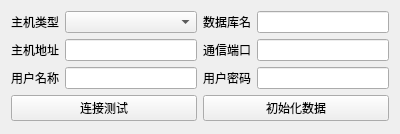
<?xml version="1.0" encoding="UTF-8"?>
<ui version="4.0">
 <class>frmConfigDb</class>
 <widget class="QWidget" name="frmConfigDb">
  <property name="geometry">
   <rect>
    <x>0</x>
    <y>0</y>
    <width>400</width>
    <height>134</height>
   </rect>
  </property>
  <property name="windowTitle">
   <string>Form</string>
  </property>
  <layout class="QGridLayout" name="gridLayout">
   <item row="0" column="0">
    <widget class="QLabel" name="labDbType">
     <property name="text">
      <string>主机类型</string>
     </property>
    </widget>
   </item>
   <item row="0" column="1">
    <widget class="QComboBox" name="cboxDbType"/>
   </item>
   <item row="0" column="2">
    <widget class="QLabel" name="labDbName">
     <property name="text">
      <string>数据库名</string>
     </property>
    </widget>
   </item>
   <item row="0" column="3">
    <widget class="QLineEdit" name="txtDbName"/>
   </item>
   <item row="1" column="0">
    <widget class="QLabel" name="labHostName">
     <property name="text">
      <string>主机地址</string>
     </property>
    </widget>
   </item>
   <item row="1" column="1">
    <widget class="QLineEdit" name="txtHostName"/>
   </item>
   <item row="1" column="2">
    <widget class="QLabel" name="labHostPort">
     <property name="text">
      <string>通信端口</string>
     </property>
    </widget>
   </item>
   <item row="1" column="3">
    <widget class="QLineEdit" name="txtHostPort"/>
   </item>
   <item row="2" column="0">
    <widget class="QLabel" name="labUserName">
     <property name="text">
      <string>用户名称</string>
     </property>
    </widget>
   </item>
   <item row="2" column="1">
    <widget class="QLineEdit" name="txtUserName"/>
   </item>
   <item row="2" column="2">
    <widget class="QLabel" name="labUserPwd">
     <property name="text">
      <string>用户密码</string>
     </property>
    </widget>
   </item>
   <item row="2" column="3">
    <widget class="QLineEdit" name="txtUserPwd">
     <property name="echoMode">
      <enum>QLineEdit::Password</enum>
     </property>
    </widget>
   </item>
   <item row="3" column="0" colspan="2">
    <widget class="QPushButton" name="btnConnect">
     <property name="text">
      <string>连接测试</string>
     </property>
    </widget>
   </item>
   <item row="3" column="2" colspan="2">
    <widget class="QPushButton" name="btnInit">
     <property name="text">
      <string>初始化数据</string>
     </property>
    </widget>
   </item>
  </layout>
 </widget>
 <resources/>
 <connections/>
</ui>
